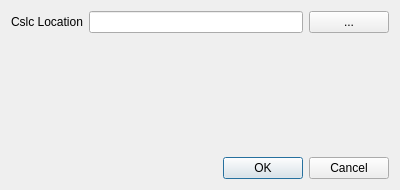
<?xml version="1.0" encoding="UTF-8"?>
<ui version="4.0">
 <class>DialogPreferences</class>
 <widget class="QDialog" name="DialogPreferences">
  <property name="geometry">
   <rect>
    <x>0</x>
    <y>0</y>
    <width>400</width>
    <height>190</height>
   </rect>
  </property>
  <property name="windowTitle">
   <string>Preferences</string>
  </property>
  <layout class="QVBoxLayout" name="verticalLayout">
   <item>
    <layout class="QHBoxLayout" name="horizontalLayout">
     <item>
      <widget class="QLabel" name="label_2">
       <property name="text">
        <string>Cslc Location</string>
       </property>
      </widget>
     </item>
     <item>
      <widget class="QLineEdit" name="lineEditCslcLocation">
       <property name="minimumSize">
        <size>
         <width>160</width>
         <height>0</height>
        </size>
       </property>
      </widget>
     </item>
     <item>
      <widget class="QPushButton" name="pushButtonCslcLocation">
       <property name="text">
        <string>...</string>
       </property>
      </widget>
     </item>
    </layout>
   </item>
   <item>
    <spacer name="verticalSpacer">
     <property name="orientation">
      <enum>Qt::Vertical</enum>
     </property>
     <property name="sizeHint" stdset="0">
      <size>
       <width>20</width>
       <height>65</height>
      </size>
     </property>
    </spacer>
   </item>
   <item>
    <widget class="QDialogButtonBox" name="buttonBox">
     <property name="orientation">
      <enum>Qt::Horizontal</enum>
     </property>
     <property name="standardButtons">
      <set>QDialogButtonBox::Cancel|QDialogButtonBox::Ok</set>
     </property>
    </widget>
   </item>
  </layout>
 </widget>
 <resources/>
 <connections>
  <connection>
   <sender>buttonBox</sender>
   <signal>accepted()</signal>
   <receiver>DialogPreferences</receiver>
   <slot>accept()</slot>
   <hints>
    <hint type="sourcelabel">
     <x>248</x>
     <y>254</y>
    </hint>
    <hint type="destinationlabel">
     <x>157</x>
     <y>274</y>
    </hint>
   </hints>
  </connection>
  <connection>
   <sender>buttonBox</sender>
   <signal>rejected()</signal>
   <receiver>DialogPreferences</receiver>
   <slot>reject()</slot>
   <hints>
    <hint type="sourcelabel">
     <x>316</x>
     <y>260</y>
    </hint>
    <hint type="destinationlabel">
     <x>286</x>
     <y>274</y>
    </hint>
   </hints>
  </connection>
 </connections>
</ui>
